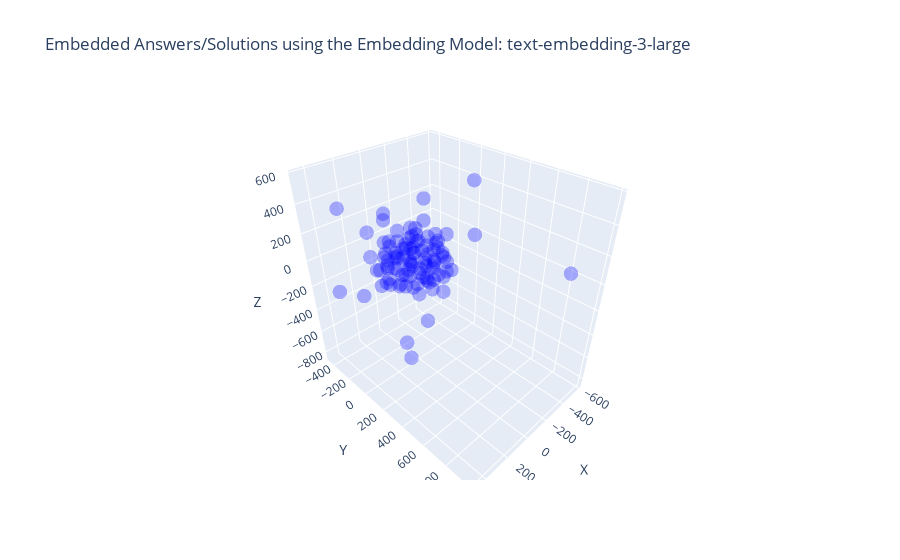

Notebook code cell kept with this figure:
### Markdown cell above
### Visualization (3 Dimensions)

### Code cell
import plotly.graph_objects as go

x = [x for x, y, z in reduced_dims]
y = [y for x, y, z in reduced_dims]
z = [z for x, y, z in reduced_dims]

examples = df_visio_3_large["Answers"].tolist()

fig = go.Figure()

fig.add_trace(go.Scatter3d(
    x=x,
    y=y,
    z=z,
    mode='markers',
    text=examples,
    marker=dict(color='blue', opacity=0.3, size=5)
))

fig.update_layout(
    title="Embedded Answers/Solutions using the Embedding Model: text-embedding-3-large",
    scene=dict(
        xaxis_title="X",
        yaxis_title="Y",
        zaxis_title="Z"
    )
)

fig.show()

### Figure 1 — Plotly figure (JSON) as saved in the notebook; plotly's stock layout.template omitted (floating-point values rounded to 4 significant figures)
{"data": [{"marker": {"color": "blue", "opacity": 0.3, "size": 5}, "mode": "markers", "text": ["SAP S/4HANA ist eine Enterprise Resource Planning (ERP)-Suite, die auf der In-Memory-Datenbanktechnologie von SAP HANA basiert.", "Zu den Vorteilen von SAP S/4HANA gehören eine verbesserte Performance, Echtzeitanalysen, vereinfachte Prozesse und eine modernere Benutzeroberfläche.", "Die Hauptunterschiede umfassen die In-Memory-Datenbanktechnologie, die vereinfachten Datenmodelle, die neue Benutzeroberfläche und die Integration von Analysen und Prognosen.", "SAP S/4HANA umfasst Module für Finanzen, Beschaffung, Produktion, Vertrieb, Lagerhaltung und mehr.", "Ja, eine Migration ist erforderlich, da SAP S/4HANA eine neue Architektur und Datenbanktechnologie verwendet.", "Die Dauer kann je nach Unternehmensgröße, Komplexität der Systeme und gewählter Migrationsmethode variieren.", "In-Memory-Technologien ermöglichen eine schnellere Datenverarbeitung und Echtzeitanalysen.", "Beide Optionen sind möglich, und die Entscheidung hängt von den Unternehmensanforderungen ab.", "Die Lizenzierung basiert auf verschiedenen Faktoren wie Nutzeranzahl, Funktionsumfang und Implementierungsmethode.", "Bestehende Entwicklungen müssen möglicherweise angepasst werden, um mit den neuen Datenstrukturen von SAP S/4HANA kompatibel zu sein.", "Einige können weiterverwendet werden, aber viele Anpassungen müssen möglicherweise aktualisiert oder neu entwickelt werden.", "Ja, SAP S/4HANA bietet Funktionen wie SAP Fiori für intuitive Benutzeroberflächen und integrierte Analytics.", "SAP bietet verschiedene Dienstleistungen wie Beratung, Schulungen und Support für S/4HANA-Implementierungen an.", "Machine Learning und künstliche Intelligenz werden für Funktionen wie Predictive Analytics und automatisierte Prozesse in SAP S/4HANA verwendet.", "SAP S/4HANA kann nahtlos mit anderen SAP-Lösungen wie SAP SuccessFactors und SAP Ariba integriert werden.", "Ja, SAP bietet Schulungen und Zertifizierungen für SAP S/4HANA an.", "Ja, SAP S/4HANA kann über APIs und Middleware mit Drittanbieteranwendungen integriert werden.", "SAP bietet einen umfassenden Support für SAP S/4HANA mit regelmäßigen Updates und technischem Support.", "SAP S/4HANA erfordert eine neue Datenbankarchitektur und unterstützt moderne Technologien wie Cloud-Computing und IoT.", "Branchen wie Fertigung, Handel und Dienstleistungen profitieren besonders von den Funktionen und der Leistung von SAP S/4HANA.", "SAP Fieldglass ist eine cloudbasierte Plattform für das Management von externen Arbeitskräften und Dienstleistungsanbietern.", "SAP Fieldglass bietet Funktionen wie Beschaffung, Auftragsmanagement, Lieferantenverwaltung, Abrechnung und Compliance-Management.", "SAP Fieldglass ist für Unternehmen aller Größen und Branchen geeignet, die externe Arbeitskräfte oder Dienstleistungen nutzen.", "Die Nutzung von SAP Fieldglass ermöglicht eine bessere Kontrolle über externe Ressourcen, Kosteneinsparungen, verbesserte Compliance und beschleunigte Beschaffungsprozesse.", "SAP Fieldglass kann nahtlos mit anderen SAP-Produkten wie SAP SuccessFactors und SAP ERP integriert werden.", "SAP Fieldglass spielt eine wichtige Rolle bei der Verwaltung von Auftragnehmern, Freiberuflern und Dienstleistungsanbietern im Rahmen des Talentmanagements.", "Ja, SAP Fieldglass kann mit verschiedenen HR-Systemen und Enterprise-Resource-Planning-Systemen integriert werden.", "SAP Fieldglass erleichtert die Verwaltung von Arbeitsverträgen, Genehmigungsprozessen und Compliance-Anforderungen durch automatisierte Workflows und Dashboards.", "Ja, SAP Fieldglass bietet Funktionen für Compliance- und Risikomanagement wie Überprüfung von Lieferanten, Vertrags- und Rechnungsprüfung sowie Risikobewertung.", "SAP Fieldglass bietet umfassende Berichterstattungs- und Analysefunktionen für Leistungskennzahlen, Ausgabenanalyse und Risikomanagement.", "Ja, SAP Fieldglass ermöglicht die effiziente Verwaltung von globalen Arbeitskräften, Lieferanten und Verträgen.", "Die Implementierung von SAP Fieldglass erfolgt typischerweise durch einen strukturierten Prozess unter Einbeziehung von Beratern und technischem Support.", "Ja, SAP bietet Schulungs- und Zertifizierungsmöglichkeiten für SAP Fieldglass an, um die Benutzerkompetenz zu verbessern.", "Ja, SAP Fieldglass unterstützt benutzerdefinierte Anpassungen und Konfigurationen gemäß den spezifischen Anforderungen des Unternehmens.", "Ja, SAP Fieldglass bietet mobile Anwendungen für die einfache Nutzung und Verwaltung auch unterwegs.", "Die Kostenstruktur für SAP Fieldglass umfasst typischerweise Lizenzgebühren, Implementierungskosten und laufende Servicegebühren basierend auf der Nutzung.", "SAP Fieldglass implementiert Sicherheitsmaßnahmen wie Datenverschlüsselung, Zugriffskontrollen und regelmäßige Sicherheitsaudits.", "Ja, SAP Fieldglass unterstützt mehrsprachige Benutzeroberflächen, um den globalen Einsatz zu erleichtern.", "Ja, SAP Fieldglass bietet Funktionen zur Unterstützung der Einhaltung von Vorschriften wie GDPR und andere Datenschutzbestimmungen.", "SAP Fieldglass bietet umfassenden Support, einschließlich technischem Support, Schulungen und regelmäßigen Updates.", "SAP Enable Now ist eine Lösung für das digitale Lern- und Wissensmanagement, die Schulungen, Leistungssupport und Dokumentationen bereitstellt.", "SAP Enable Now bietet Funktionen wie die Erstellung interaktiver Lerninhalte, Leistungssupporttools, Software-Dokumentationen und Schulungsanalyse.", "SAP Enable Now ist für Unternehmen jeder Größe und Branche geeignet, die Schulungen für Mitarbeiter, Kunden und Partner benötigen.", "Die Nutzung von SAP Enable Now ermöglicht eine effiziente Schulung, verbesserte Produktivität, schnellere Einarbeitung neuer Mitarbeiter und konsistente Wissensvermittlung.", "SAP Enable Now kann nahtlos mit anderen SAP-Produkten wie SAP SuccessFactors und SAP Learning Solution integriert werden.", "SAP Enable Now spielt eine wichtige Rolle bei der Erstellung, Bereitstellung und Verwaltung von Schulungsressourcen für Mitarbeiter und Kunden.", "Ja, SAP Enable Now kann für die Schulung von Endbenutzern in SAP-Anwendungen sowie anderen Unternehmensanwendungen verwendet werden.", "Die Erstellung von Lerninhalten in SAP Enable Now erfolgt über eine benutzerfreundliche Oberfläche mit integrierten Tools für die Aufnahme, Bearbeitung und Veröffentlichung von Schulungsinhalten.", "Ja, SAP Enable Now bietet Funktionen für das Performance-Support wie kontextbezogene Hilfen, Tutorials und Benutzerleitfäden.", "SAP Enable Now unterstützt Schulungsformate wie interaktive Simulationen, Videos, Präsentationen und Online-Kurse.", "Ja, SAP Enable Now ermöglicht die Erstellung von Schulungsmaterial in verschiedenen Sprachen für globale Schulungsinitiativen.", "Die Bereitstellung von Lerninhalten für Benutzer erfolgt über verschiedene Kanäle wie Lernportale, Intranets und mobile Anwendungen.", "Ja, SAP Enable Now bietet Funktionen für Benutzerfeedback und Leistungsanalyse zur kontinuierlichen Verbesserung der Schulungsressourcen.", "Ja, SAP Enable Now kann zur Erstellung von Software-Dokumentationen wie Benutzerhandbüchern, Hilfedateien und Prozessdokumentationen verwendet werden.", "SAP bietet Schulungsressourcen, Schulungen und technischen Support für die Implementierung und Nutzung von SAP Enable Now an.", "Ja, SAP Enable Now kann sowohl als cloudbasierte Lösung als auch als On-Premise-Installation bereitgestellt werden.", "Die Lizenzierung von SAP Enable Now erfolgt typischerweise auf Basis der Anzahl der Benutzer oder der Nutzungsdauer.", "Ja, SAP Enable Now bietet Funktionen für die Verwaltung von Lernressourcen, Benutzerzugriff und Schulungsplanung an.", "Ja, SAP Enable Now unterstützt die Integration mit gängigen Learning-Management-Systemen (LMS) zur nahtlosen Schulungsverwaltung.", "SAP bietet umfassenden Support und regelmäßige Wartung für SAP Enable Now, einschließlich technischem Support, Schulungen und Updates.", "SAP Concur ist eine cloudbasierte Lösung für das Reise- und Ausgabenmanagement, die Unternehmen dabei unterstützt, Reisekosten zu verfolgen, Ausgaben zu kontrollieren und Compliance sicherzustellen.", "SAP Concur bietet Dienste wie Reisebuchung, Spesenabrechnung, Ausgabenmanagement, Reiserichtlinien-Compliance und Analyse von Reiseausgaben an.", "SAP Concur ist für Unternehmen jeder Größe und Branche geeignet, die Reise- und Ausgabenmanagementlösungen benötigen.", "Die Nutzung von SAP Concur ermöglicht eine effizientere Verwaltung von Reisen und Ausgaben, bessere Kontrolle über Ausgaben, Einhaltung von Reiserichtlinien und schnellere Erstattung von Spesen.", "SAP Concur kann nahtlos mit anderen SAP-Produkten wie SAP ERP und SAP SuccessFactors integriert werden, um eine ganzheitliche Lösung für das Unternehmensmanagement zu bieten.", "SAP Concur spielt eine wichtige Rolle bei der Vereinfachung und Automatisierung von Prozessen rund um das Reise- und Ausgabenmanagement, einschließlich Reisebuchungen, Spesenabrechnungen und Compliance.", "Ja, SAP Concur kann Reiserichtlinien und Compliance-Regeln durch automatisierte Richtlinienprüfungen und Warnungen durchsetzen.", "Ja, SAP Concur bietet Funktionen für die Automatisierung von Ausgabenabrechnungen durch Erfassung von Ausgaben, Zuweisung von Kosten und Genehmigung von Ausgaben.", "Ja, SAP Concur unterstützt die Verwaltung von Reisebuchungen und Reiseplänen durch Integration mit Reiseanbietern und -plattformen.", "Die Einreichung von Spesenberichten in SAP Concur erfolgt über eine benutzerfreundliche Oberfläche mit Optionen für die Erfassung von Ausgaben, Beifügen von Belegen und Zuordnung von Kosten.", "Ja, SAP Concur bietet Funktionen für die Genehmigung von Reiseanträgen durch Vorgesetzte oder entsprechende Genehmigungsinstanzen.", "Ja, SAP Concur kann Kreditkartentransaktionen integrieren und verfolgen, um Ausgaben automatisch zu erfassen und in Spesenberichte einzubeziehen.", "SAP Concur bietet verschiedene Berichterstattungs- und Analysefunktionen für Reiseausgaben, Budgetvergleiche und Ausgabenkategorien.", "Ja, SAP Concur bietet Funktionen für die Einhaltung von Steuervorschriften und Vorschriften durch automatische Steuerberechnungen und -abzüge.", "Ja, SAP Concur kann für die Verwaltung von Firmenkarten und Reisebudgets verwendet werden, um Ausgaben zu überwachen und Budgets einzuhalten.", "SAP bietet Schulungsressourcen, Schulungen und technischen Support für die Implementierung und Nutzung von SAP Concur an.", "Ja, SAP Concur ist eine cloudbasierte Lösung, die über das Internet zugänglich ist.", "Die Lizenzierung von SAP Concur erfolgt typischerweise auf Basis der Anzahl der Benutzer oder der Nutzungsdauer.", "Ja, SAP Concur bietet Funktionen für die Reisebuchung und -planung über Integration mit Reiseanbietern und -plattformen an.", "SAP bietet umfassenden Support und regelmäßige Wartung für SAP Concur, einschließlich technischem Support, Schulungen und Updates.", "SAP SuccessFactors ist eine cloudbasierte Lösung für das Human Capital Management (HCM), die Funktionen wie Personalverwaltung, Talentmanagement, Leistungsmanagement, Mitarbeiterentwicklung und Analyse bietet.", "SAP SuccessFactors bietet Funktionen wie Personalverwaltung, Rekrutierung, Onboarding, Leistungsmanagement, Mitarbeiterentwicklung, Vergütungsmanagement und Analyse.", "SAP SuccessFactors ist für Unternehmen jeder Größe und Branche geeignet, die eine moderne und umfassende Lösung für das Personalmanagement suchen.", "Die Nutzung von SAP SuccessFactors ermöglicht eine effiziente Verwaltung von Personalressourcen, bessere Mitarbeiterentwicklung, höhere Mitarbeiterbindung und bessere Geschäftsergebnisse.", "SAP SuccessFactors kann nahtlos mit anderen SAP-Produkten wie SAP ERP und SAP Concur integriert werden, um eine ganzheitliche Lösung für das Unternehmensmanagement zu bieten.", "SAP SuccessFactors spielt eine wichtige Rolle bei der Verwaltung des gesamten Mitarbeiterlebenszyklus, von der Rekrutierung bis zur Pensionierung, und unterstützt Unternehmen dabei, talentierte Mitarbeiter zu identifizieren, zu entwickeln und zu binden.", "Ja, SAP SuccessFactors bietet Funktionen für die Rekrutierung von Mitarbeitern, einschließlich Stellenanzeigen, Bewerbungsmanagement und Einstellungsprozessen.", "Ja, SAP SuccessFactors bietet Funktionen für das Leistungsmanagement, einschließlich Zielsetzung, Leistungsbeurteilung und Belohnungsmanagement.", "Ja, SAP SuccessFactors unterstützt die Mitarbeiterentwicklung und Schulung durch Funktionen wie Lernmanagement, Karriereentwicklung und individuelle Entwicklungspläne.", "Die Durchführung von Mitarbeiterbewertungen in SAP SuccessFactors erfolgt durch automatisierte Workflows, Zielsetzungsgespräche und kontinuierliches Feedback zwischen Mitarbeitern und Vorgesetzten.", "Ja, SAP SuccessFactors bietet Funktionen für die Verwaltung von Vergütungen und Belohnungen, einschließlich Gehaltsabrechnung, Bonussystemen und Zusatzleistungen.", "Ja, SAP SuccessFactors kann die Einhaltung von Compliance- und HR-Richtlinien durch automatisierte Prozesse, Compliance-Prüfungen und Berichterstattung unterstützen.", "SAP SuccessFactors bietet verschiedene Berichterstattungs- und Analysefunktionen für Personalanalysen, Leistungskennzahlen und Talentmanagement.", "Ja, SAP SuccessFactors bietet Funktionen für das Mitarbeiterengagement und die Mitarbeiterbindung, einschließlich Mitarbeiterumfragen, Feedbacksystemen und Anerkennungsprogrammen.", "Ja, SAP SuccessFactors kann für die Nachfolgeplanung und Talententwicklung verwendet werden, um talentierte Mitarbeiter zu identifizieren und deren Entwicklung zu fördern.", "SAP bietet Schulungsressourcen, Schulungen und technischen Support für die Implementierung und Nutzung von SAP SuccessFactors an.", "Ja, SAP SuccessFactors ist eine cloudbasierte Lösung, die über das Internet zugänglich ist.", "Die Lizenzierung von SAP SuccessFactors erfolgt typischerweise auf Basis der Anzahl der Benutzer oder der Nutzungsdauer.", "Ja, SAP SuccessFactors bietet Funktionen für die Arbeitszeitverwaltung und -planung, einschließlich Schichtplanung, Urlaubsverwaltung und Zeiterfassung.", "SAP bietet umfassenden Support und regelmäßige Wartung für SAP SuccessFactors, einschließlich technischem Support, Schulungen und Updates."], "type": "scatter3d", "x": [-261.6, 143.7, 92.12, 89.65, 12.56, -37.27, 246.2, -127.6, 115.6, 76.75, 61.37, 55.18, 136.0, -236.3, -73.26, 90.04, 108.9, -29.63, 65.08, 138.3, -108.0, -63.13, -116.8, -9.382, -28.95, 2.79, -105.7, 4.87, -138.4, -98.04, -46.38, 66.63, -82.73, -196.2, 95.18, -93.23, -135.2, 181.5, -48.83, 49.25, 140.1, -231.4, 180.3, -116.6, -15.93, 28.15, 196.2, -2.068, -200.5, -315.1, 461.7, -190.8, 469.3, -591.8, -33.73, 221.2, 36.0, 167.7, 155.4, -61.07, -14.89, 12.13, -35.75, -47.77, 165.2, 64.21, -115.6, -57.76, -83.25, -56.6, 66.05, -9.034, 53.67, -91.96, -5.999, 172.8, -136.0, 23.14, -40.35, -229.6, -86.49, 143.9, -17.8, -0.9168, 211.0, -181.2, 55.39, -214.5, 113.3, -151.2, 44.07, 132.9, -92.74, 49.21, -84.15, 123.0, 206.9, 57.99, 44.56, -98.74], "y": [981.9, -190.1, 217.2, 68.35, -242.9, 230.8, -143.9, 148.8, 40.24, -61.01, 102.4, -93.99, -106.1, 107.4, 228.3, -204.9, -36.98, 149.7, 110.3, 40.04, -10.27, 113.5, 2.212, 9.387, 49.69, 28.09, -67.67, 144.9, 159.5, 6.063, 53.15, -14.2, 90.83, 101.5, -185.7, 15.67, 84.09, -231.9, -129.4, 222.3, 140.0, 20.58, 130.6, -28.29, -159.3, -137.5, -33.06, 78.1, -30.53, -150.5, -80.07, -87.41, -185.1, -5.405, 238.0, 17.95, 153.1, -81.35, -47.5, -381.5, -67.3, -93.62, -47.46, -141.9, 36.81, -1.235, -175.9, -93.17, -48.31, -269.6, -31.53, -23.99, -97.93, -105.0, -12.68, -384.4, -131.8, 3.496, -95.21, 296.4, 131.9, -192.5, 169.3, -202.8, -128.8, 77.21, -223.7, -1.902, -71.86, 47.81, -127.3, 136.8, 35.29, 106.0, 116.2, -119.9, -40.22, 13.34, 156.0, -441.3], "z": [230.0, -225.1, 8.468, 42.72, 49.94, -153.4, 242.6, 32.46, -131.9, 223.3, 208.2, -208.0, -132.6, -133.4, 57.37, -26.75, -170.4, 8.801, -183.1, -31.15, -575.1, -127.9, -1.871, -188.2, -121.7, 246.5, -144.8, -100.4, -75.98, -85.26, 16.24, -835.4, -54.81, 157.3, 96.93, -195.2, -135.6, 2.706, -154.0, -94.75, 110.0, -50.58, 30.35, 237.1, -826.9, -14.71, 31.18, 106.4, -97.25, -216.4, 494.7, 0.1376, -109.9, -39.38, -32.66, -75.92, 494.3, 86.77, 147.3, 182.9, -43.08, 54.74, 20.69, 43.74, 101.0, 118.0, -31.22, 183.0, 94.62, -81.38, 36.99, 167.1, 123.8, -27.66, 88.11, -396.7, 90.57, -29.66, 111.1, 568.0, 114.5, -98.94, 143.9, -63.7, -39.31, 15.12, -136.6, 60.98, -40.41, 89.27, -110.5, -82.47, 153.3, -26.8, 207.2, 2.012, -95.73, -93.35, 66.51, 99.0]}], "layout": {"scene": {"xaxis": {"title": {"text": "X"}}, "yaxis": {"title": {"text": "Y"}}, "zaxis": {"title": {"text": "Z"}}}, "title": {"text": "Embedded Answers/Solutions using the Embedding Model: text-embedding-3-large"}}}
